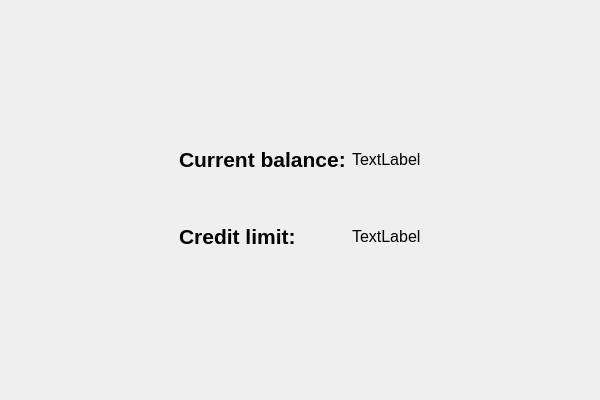
<?xml version="1.0" encoding="UTF-8"?>
<ui version="4.0">
 <class>BalanceWidgetClass</class>
 <widget class="QWidget" name="BalanceWidgetClass">
  <property name="geometry">
   <rect>
    <x>0</x>
    <y>0</y>
    <width>600</width>
    <height>400</height>
   </rect>
  </property>
  <property name="windowTitle">
   <string>BalanceWidget</string>
  </property>
  <layout class="QGridLayout" name="gridLayout">
   <item row="1" column="0">
    <spacer name="horizontalSpacer">
     <property name="orientation">
      <enum>Qt::Orientation::Horizontal</enum>
     </property>
     <property name="sizeType">
      <enum>QSizePolicy::Policy::Expanding</enum>
     </property>
     <property name="sizeHint" stdset="0">
      <size>
       <width>166</width>
       <height>107</height>
      </size>
     </property>
    </spacer>
   </item>
   <item row="0" column="1">
    <spacer name="verticalSpacer_2">
     <property name="orientation">
      <enum>Qt::Orientation::Vertical</enum>
     </property>
     <property name="sizeHint" stdset="0">
      <size>
       <width>229</width>
       <height>127</height>
      </size>
     </property>
    </spacer>
   </item>
   <item row="2" column="1">
    <spacer name="verticalSpacer">
     <property name="orientation">
      <enum>Qt::Orientation::Vertical</enum>
     </property>
     <property name="sizeHint" stdset="0">
      <size>
       <width>229</width>
       <height>127</height>
      </size>
     </property>
    </spacer>
   </item>
   <item row="1" column="2">
    <spacer name="horizontalSpacer_2">
     <property name="orientation">
      <enum>Qt::Orientation::Horizontal</enum>
     </property>
     <property name="sizeType">
      <enum>QSizePolicy::Policy::Expanding</enum>
     </property>
     <property name="sizeHint" stdset="0">
      <size>
       <width>166</width>
       <height>107</height>
      </size>
     </property>
    </spacer>
   </item>
   <item row="1" column="1">
    <layout class="QFormLayout" name="formLayout">
     <item row="0" column="0">
      <widget class="QLabel" name="bTitle">
       <property name="font">
        <font>
         <pointsize>16</pointsize>
         <italic>false</italic>
         <bold>true</bold>
        </font>
       </property>
       <property name="text">
        <string>Current balance:</string>
       </property>
      </widget>
     </item>
     <item row="0" column="1">
      <widget class="QLabel" name="bValue">
       <property name="font">
        <font>
         <pointsize>12</pointsize>
        </font>
       </property>
       <property name="text">
        <string>TextLabel</string>
       </property>
      </widget>
     </item>
     <item row="1" column="1">
      <spacer name="verticalSpacer_4">
       <property name="orientation">
        <enum>Qt::Orientation::Vertical</enum>
       </property>
       <property name="sizeType">
        <enum>QSizePolicy::Policy::Preferred</enum>
       </property>
       <property name="sizeHint" stdset="0">
        <size>
         <width>20</width>
         <height>40</height>
        </size>
       </property>
      </spacer>
     </item>
     <item row="2" column="1">
      <widget class="QLabel" name="clValue">
       <property name="font">
        <font>
         <pointsize>12</pointsize>
        </font>
       </property>
       <property name="text">
        <string>TextLabel</string>
       </property>
      </widget>
     </item>
     <item row="1" column="0">
      <spacer name="verticalSpacer_3">
       <property name="orientation">
        <enum>Qt::Orientation::Vertical</enum>
       </property>
       <property name="sizeType">
        <enum>QSizePolicy::Policy::Preferred</enum>
       </property>
       <property name="sizeHint" stdset="0">
        <size>
         <width>20</width>
         <height>40</height>
        </size>
       </property>
      </spacer>
     </item>
     <item row="2" column="0">
      <widget class="QLabel" name="clTitle">
       <property name="font">
        <font>
         <pointsize>16</pointsize>
         <bold>true</bold>
        </font>
       </property>
       <property name="text">
        <string>Credit limit:</string>
       </property>
      </widget>
     </item>
    </layout>
   </item>
  </layout>
 </widget>
 <layoutdefault spacing="6" margin="11"/>
 <resources/>
 <connections/>
</ui>
